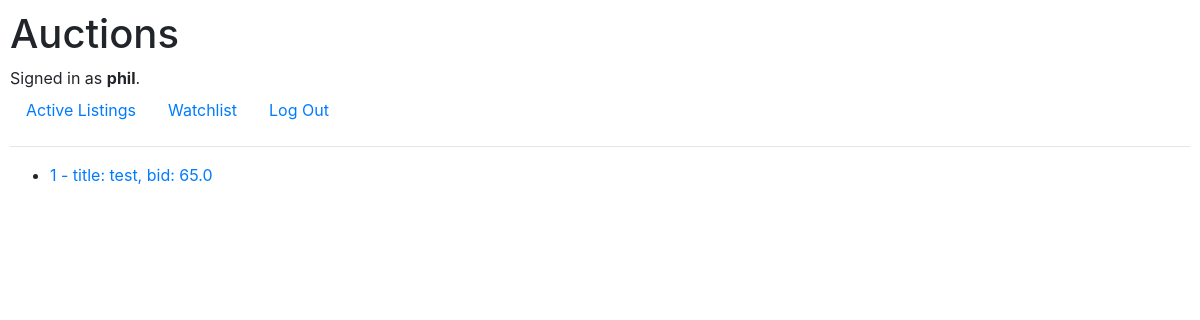
The page /watchlist (signed in) on the database as committed earlier.
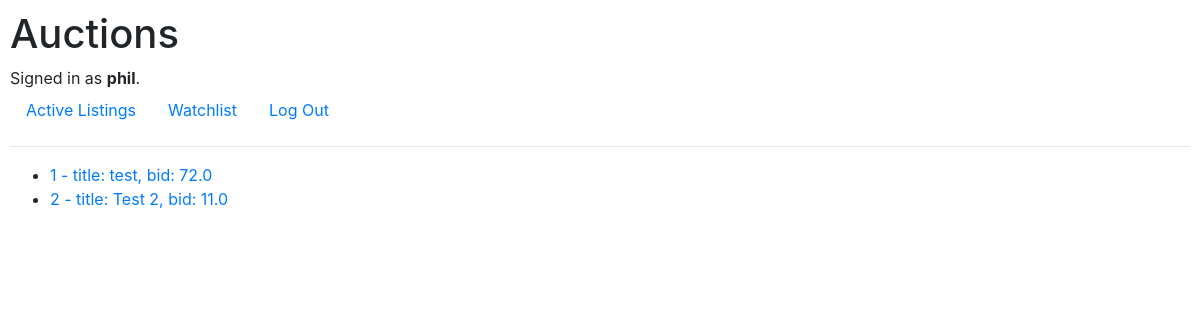
The same page on the database as committed later.
### auctions/models.py (models this page shows)
class Listings(models.Model):
    title = models.CharField(max_length=256)
    description = models.TextField(max_length=512)
    starting_bid = models.FloatField()
    current_bid = models.FloatField(blank=True, null=True)
    active = models.BooleanField(default=True)
    created_date = models.DateTimeField(default=timezone.now)
    creator = models.ForeignKey(User, on_delete=models.PROTECT, related_name="all_creators")
    category = models.ForeignKey(Categories, on_delete=models.CASCADE, related_name="similar_listings")
    watchers = models.ManyToManyField(User, blank=True, related_name="watch_list")
    buyer = models.ForeignKey(User, blank=True, null=True, on_delete=models.PROTECT)
    def __str__(self):
        return f"{self.id} - title: {self.title}, bid: {self.current_bid}"

### auctions/views.py (the view)
# urls.py: path("watchlist", views.watchlist, name="watchlist")
@login_required
def watchlist(request):
    watchlists = request.user.watch_list.all()
    return render(request, "auctions/watchlist.html", {
        "watchlists": watchlists
    })

### auctions/templates/auctions/watchlist.html
{% extends "auctions/layout.html" %}
{% block body %}
    <ul>
        {% for w in watchlists %}
        <li><a href="{% url 'item' w.id %}">{{w}}</a></li>
        {% endfor %}
    </ul>
{% endblock %}

Rows that differ between the two databases and show on the page:
changed Listings: id+title+current_bid "1 - title: test, bid: 65.0" → "1 - title: test, bid: 72.0"
added Listings: id+title+current_bid "2 - title: Test 2, bid: 11.0"
